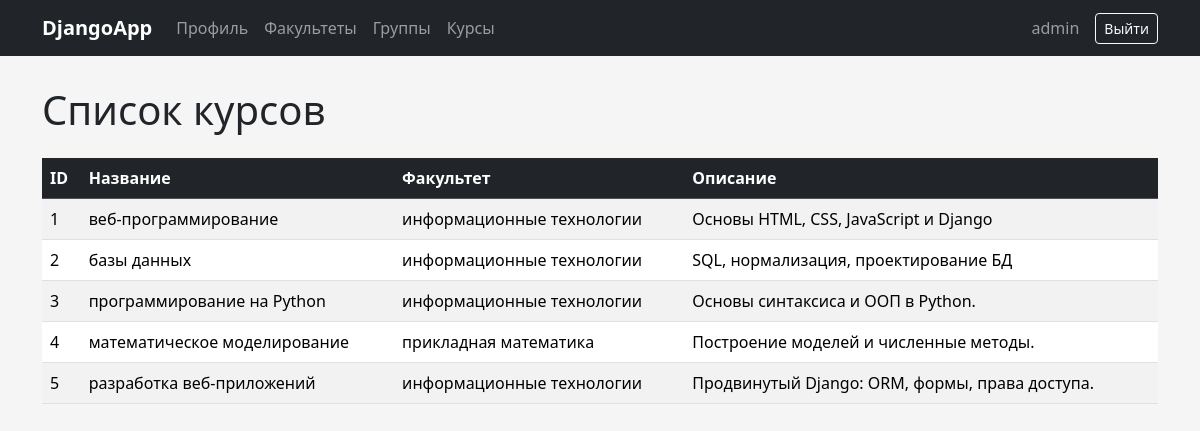
The app's page /courses/ (signed in) with its own data.
### accounts/models.py (models this page shows, shortened)
class Course(models.Model):
    title = models.CharField(max_length=200)
    description = models.TextField(blank=True)
    department = models.ForeignKey(
        Department, on_delete=models.CASCADE, related_name='courses'
    )

class Department(models.Model):
    name = models.CharField(max_length=100)

### accounts/views.py (the view)
# urls.py: path('courses/', views.course_list, name='course_list'),
@login_required
def course_list(request):
    courses = Course.objects.select_related('department').all()
    return render(request, 'course_list.html', {
        'courses': courses,
        'is_methodist': is_methodist(request.user),
    })

### accounts/views.py (called while the page is built)
def is_methodist(user):
    return user.groups.filter(name='Методист').exists()

### templates/course_list.html (shortened to what this page needs)
{% extends 'base.html' %}
{% block content %}
<div class="d-flex justify-content-between mb-3">
    <h1>Список курсов</h1>
</div>
<table class="table table-striped table-hover">
    <thead class="table-dark">
        <tr>
            <th>ID</th>
            <th>Название</th>
            <th>Факультет</th>
            <th>Описание</th>
        </tr>
    </thead>
    <tbody>
        {% for course in courses %}
        <tr>
            <td>{{ course.id }}</td>
            <td>{{ course.title }}</td>
            <td>{{ course.department.name }}</td>
            <td>{{ course.description|default:"Нет описания" }}</td>
        </tr>
        {% empty %}
        <tr><td colspan="5" class="text-center">Курсов пока нет</td></tr>
        {% endfor %}
    </tbody>
</table>
{% endblock %}

### templates/base.html (shortened to what this page needs)
{% load static %}
<!DOCTYPE html>
<html lang="ru">
<head>
    <link rel="stylesheet" href="{% static 'vendor/bootstrap/css/bootstrap.min.css' %}">
    <link rel="stylesheet" href="{% static 'css/style.css' %}">
</head>
<body>
<nav class="navbar navbar-expand-lg navbar-dark bg-dark">
    <div class="container">
        <a class="navbar-brand" href="/profile/">DjangoApp</a>
        <div class="navbar-nav me-auto">
            <a class="nav-link" href="/profile/">Профиль</a>
            <a class="nav-link" href="/departments/">Факультеты</a>
            <a class="nav-link" href="/groups/">Группы</a>
            <a class="nav-link" href="/courses/">Курсы</a>
        </div>
        {% if user.is_authenticated %}
            <span class="navbar-text me-3">{{ user.username }}</span>
            <form method="post" action="/accounts/logout/" class="d-inline">
                <button class="btn btn-outline-light btn-sm" type="submit">Выйти</button>
            </form>
        {% endif %}
    </div>
</nav>
<div class="container page-container">
    {% block content %}{% endblock %}
</div>
</body>
</html>

### static/css/style.css (style rules this page uses)
body { background-color: #f5f5f5; }
.page-container { margin-top: 30px; }
.navbar-brand { font-weight: bold; }

### records on screen
Course: id "1", title "веб-программирование", department.name "информационные технологии", description "Основы HTML, CSS, JavaScript и Django"
Course: id "2", title "базы данных", department.name "информационные технологии", description "SQL, нормализация, проектирование БД"
Course: id "3", title "программирование на Python", department.name "информационные технологии", description "Основы синтаксиса и ООП в Python."
Course: id "4", title "математическое моделирование", department.name "прикладная математика", description "Построение моделей и численные методы."
Course: id "5", title "разработка веб-приложений", department.name "информационные технологии", description "Продвинутый Django: ORM, формы, права доступа."

### other values on screen
{{ user.username }} "admin"
